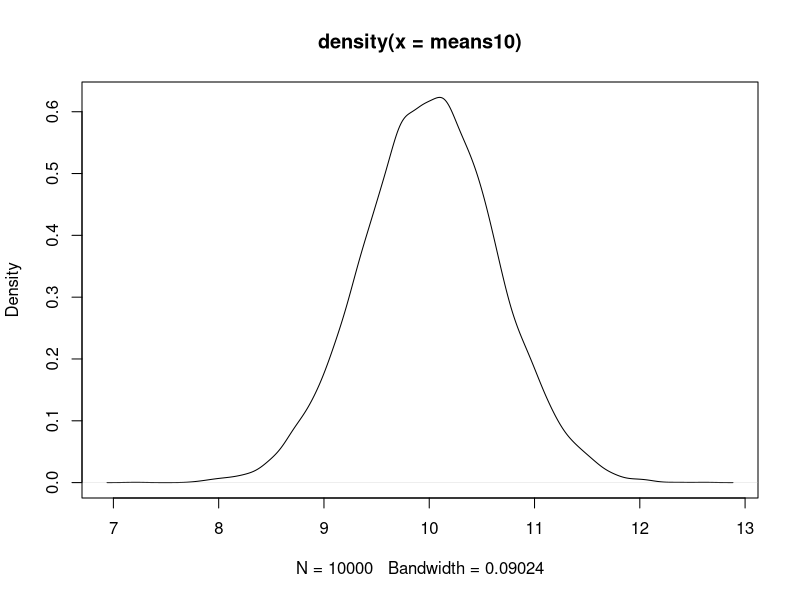
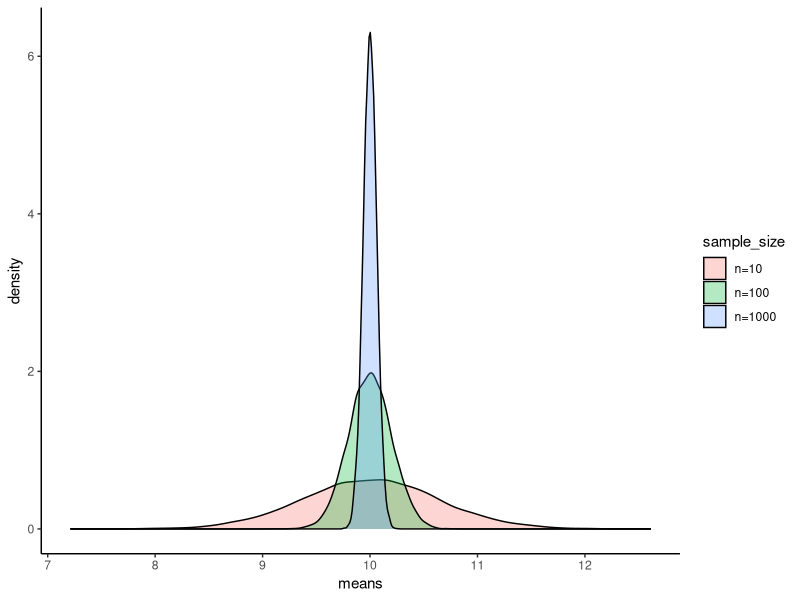
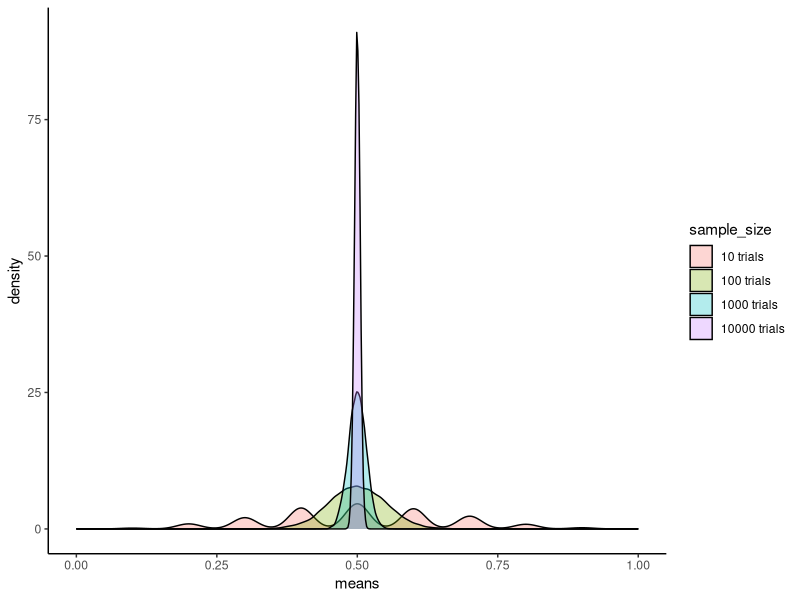
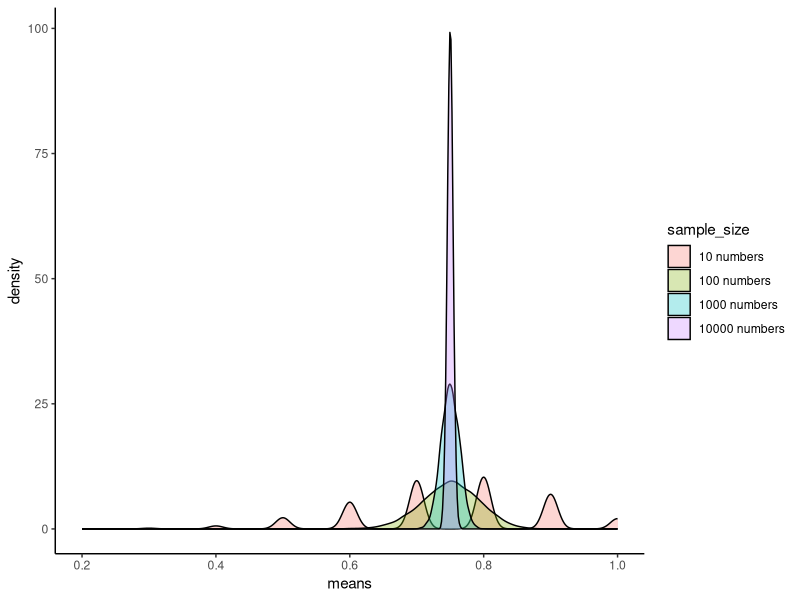

These charts were generated, in order, by the following R code:
## ---- chunk 1
library(tidyverse)
## ---- chunk 2
samp10 <- rnorm(10, mean=10, sd=2)  # generate 10 random numbers
samp10
mean(samp10)
## ---- chunk 3
means10 <- as.vector(NA)
# Doing experiments for 10000 times
for (i in 1:10000) {
  # Each time I draw 10 random numbers from the normal distribution
  samp10 <- rnorm(10, mean=10, sd=2)  
  # I calculate the mean of these 10 numbers and record it
  means10[i] <- mean(samp10)  
}

plot(density(means10))
## ---- chunk 4
means100 <- as.vector(NA)
means1000 <- as.vector(NA)
# Doing experiments for 10000 times
for (i in 1:10000) {
  # Each time I draw 10 random numbers from the normal distribution
  samp100 <- rnorm(100, mean=10, sd=2)  
  # I calculate the mean of these 10 numbers and record it
  means100[i] <- mean(samp100)  
  samp1000 <- rnorm(1000, mean=10, sd=2)  
  # I calculate the mean of these 10 numbers and record it
  means1000[i] <- mean(samp1000) 
}

df <- rbind(
  data.frame(means = means10, sample_size = "n=10"),
  data.frame(means = means100, sample_size = "n=100"),
  data.frame(means = means1000, sample_size = "n=1000")
)

ggplot(df, aes(x = means, fill = sample_size)) + 
  geom_density(alpha = 0.3) +
  theme_classic()
## ---- chunk 5
means10 <- as.vector(NA)
means100 <- as.vector(NA)
means1000 <- as.vector(NA)
means10000 <- as.vector(NA)

for (i in 1:10000) {
  sample10 <- sample(c(1,0), prob = c(0.5, 0.5), replace = TRUE, size = 10)
  means10[i] <- sum(sample10) / 10  
  sample100 <- sample(c(1,0), prob = c(0.5, 0.5), replace = TRUE, size = 100)
  means100[i] <- sum(sample100) / 100
  sample1000 <- sample(c(1,0), prob = c(0.5, 0.5), replace = TRUE, size = 1000)
  means1000[i] <- sum(sample1000) / 1000
  sample10000 <- sample(c(1,0), prob = c(0.5, 0.5), replace = TRUE, size = 10000)
  means10000[i] <- sum(sample10000) / 10000
}

df <- rbind(
  data.frame(means = means10, sample_size = "10 trials"),
  data.frame(means = means100, sample_size = "100 trials"),
  data.frame(means = means1000, sample_size = "1000 trials"),
  data.frame(means = means10000, sample_size = "10000 trials")
)

ggplot(df, aes(x = means, fill = sample_size)) + 
  geom_density(alpha = 0.3) +
  theme_classic()
## ---- chunk 6
means10 <- as.vector(NA)
means100 <- as.vector(NA)
means1000 <- as.vector(NA)
means10000 <- as.vector(NA)

for (i in 1:10000) {
  sample10 <- sample(c(1,0), prob = c(0.75, 0.25), replace = TRUE, size = 10)
  means10[i] <- sum(sample10) / 10  
  sample100 <- sample(c(1,0), prob = c(0.75, 0.25), replace = TRUE, size = 100)
  means100[i] <- sum(sample100) / 100
  sample1000 <- sample(c(1,0), prob = c(0.75, 0.25), replace = TRUE, size = 1000)
  means1000[i] <- sum(sample1000) / 1000
  sample10000 <- sample(c(1,0), prob = c(0.75, 0.25), replace = TRUE, size = 10000)
  means10000[i] <- sum(sample10000) / 10000
}


df <- rbind(
  data.frame(means = means10, sample_size = "10 numbers"),
  data.frame(means = means100, sample_size = "100 numbers"),
  data.frame(means = means1000, sample_size = "1000 numbers"),
  data.frame(means = means10000, sample_size = "10000 numbers")
)

library(ggplot2)

ggplot(df, aes(x = means, fill = sample_size)) + 
  geom_density(alpha = 0.3) +
  theme_classic()
